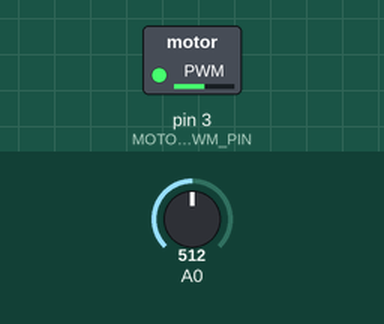
Simulated run of this sketch. Board: Arduino Uno, built with avr-gcc and run on an emulated ATmega328P. Parts: switched loads named in the sketch (green lamp = pin HIGH). The test bench sets the inputs (shaded band); at power-on: A0 = 512.

Above: at 1.2 s.
1.3 s: A0 set to 716
At 2.5 s:
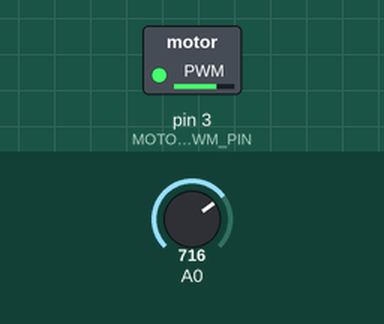
2.8 s: A0 set to 900
At 3.7 s:
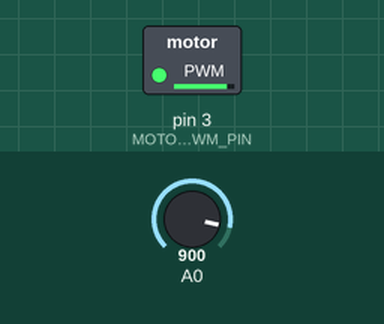
4.3 s: A0 set to 122
At 4.8 s:
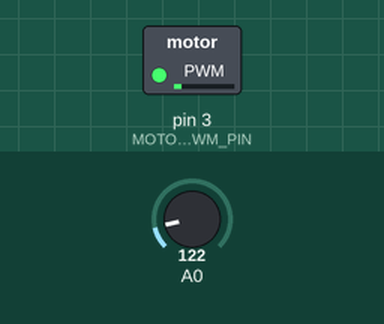
5.8 s: A0 set to 0
At 7.2 s:
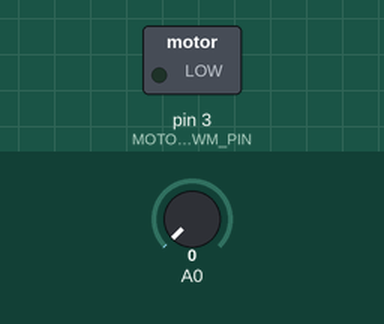
Timing chart, 0 to 8.3 s (numbered marks = the images above; inputs shaded):
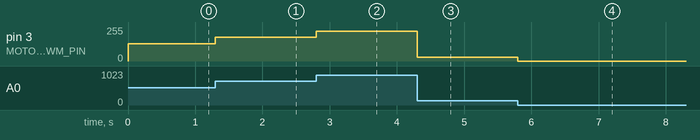

Measured:
- after the input at 1.3 s, pin 3 (MOTOR_PWM_PIN): 128/255 → 179/255 at once
- after the input at 2.8 s, pin 3 (MOTOR_PWM_PIN): 179/255 → 225/255 at once
- after the input at 4.3 s, pin 3 (MOTOR_PWM_PIN): 225/255 → 30/255 at once
- after the input at 5.8 s, pin 3 (MOTOR_PWM_PIN): 30/255 → 0/255 at once

The sketch:

tip120.ino
```cpp
/*
*Author:Dharmendra Kumar Yadav
TIP120 Connection with Arduino And running 12 Volts dc Motor
*/
#define MOTOR_PWM_PIN 3

void setup()
{
  pinMode(MOTOR_PWM_PIN, OUTPUT);
}

void loop()
{
  analogWrite(MOTOR_PWM_PIN, (analogRead(A0)>>2));
}
```
